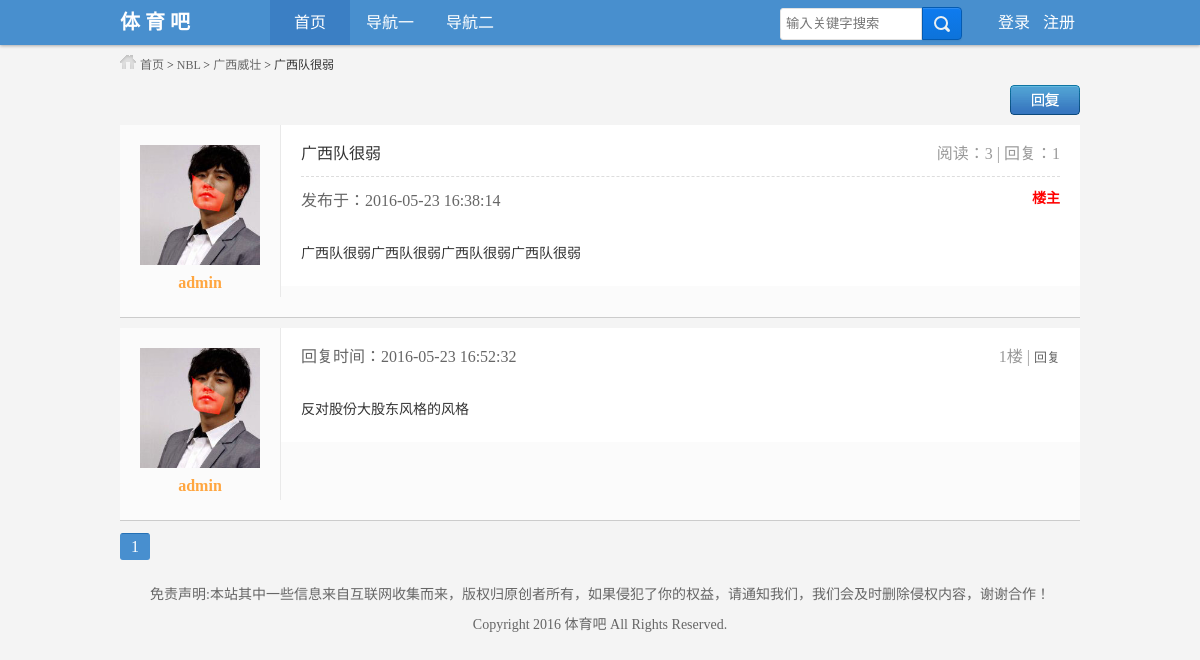
Screenshot of /show.php?cid=79 with the database file from the repository.
### tables this page shows
CREATE TABLE IF NOT EXISTS `ws_father_module` (
  `id` int(10) unsigned NOT NULL AUTO_INCREMENT COMMENT '唯一ID',
  `module_name` varchar(50) NOT NULL COMMENT '父版块名字',
  `sort` int(11) NOT NULL DEFAULT '0' COMMENT '排序',
  PRIMARY KEY (`id`)
);

CREATE TABLE IF NOT EXISTS `ws_son_module` (
  `id` int(10) unsigned NOT NULL AUTO_INCREMENT COMMENT '唯一id标识符',
  `father_module_id` int(10) unsigned NOT NULL COMMENT '所属父版块id',
  `module_name` varchar(50) NOT NULL COMMENT '子版块名称',
  `info` varchar(255) NOT NULL COMMENT '描述信息',
  `member_id` int(10) unsigned NOT NULL DEFAULT '0' COMMENT '是否为版主id',
  `sort` int(11) unsigned NOT NULL COMMENT '排序',
  PRIMARY KEY (`id`)
);

CREATE TABLE IF NOT EXISTS `ws_content` (
  `id` int(10) unsigned NOT NULL AUTO_INCREMENT COMMENT '唯一标识符',
  `module_id` int(11) NOT NULL COMMENT '所属子版块id',
  `title` varchar(30) NOT NULL COMMENT '标题',
  `content` text NOT NULL COMMENT '帖子内容',
  `time` datetime NOT NULL COMMENT '发帖时间',
  `member_id` int(11) NOT NULL COMMENT '会员id',
  `times` int(11) NOT NULL COMMENT '浏览次数',
  PRIMARY KEY (`id`)
);

CREATE TABLE IF NOT EXISTS `ws_member` (
  `id` int(10) unsigned NOT NULL AUTO_INCREMENT COMMENT '唯一id',
  `user` varchar(20) NOT NULL COMMENT '用户名',
  `pwd` varchar(40) NOT NULL COMMENT '密码',
  `sex` varchar(2) NOT NULL COMMENT '性别',
  `email` varchar(20) NOT NULL COMMENT '邮箱',
  `qq` varchar(11) NOT NULL COMMENT 'qq',
  `photo` varchar(255) NOT NULL COMMENT '头像',
  `register_time` datetime NOT NULL COMMENT '注册时间',
  `last_time` datetime NOT NULL COMMENT '最后登录时间',
  PRIMARY KEY (`id`)
);

CREATE TABLE IF NOT EXISTS `ws_reply` (
  `id` int(10) unsigned NOT NULL AUTO_INCREMENT COMMENT '唯一标识符',
  `content_id` int(10) unsigned NOT NULL COMMENT '帖子id',
  `quote_id` int(10) unsigned NOT NULL COMMENT '引用回复id',
  `content` text NOT NULL COMMENT '回复内容',
  `member_id` int(10) unsigned NOT NULL COMMENT '回复者id',
  `time` datetime NOT NULL COMMENT '回复时间',
  PRIMARY KEY (`id`)
);

### inc/mysql.func.php (called while the page is built, shortened)
<?php
    function execute($link, $sql){
        $result = mysqli_query($link, $sql);
        return $result;
    }
    function fetch_array($result){
        return mysqli_fetch_assoc($result);
    }
?>

### show.php (the view, shortened to what this page needs)
<?php
    $link = connect();
	$member_id = login_state($link);
    $sql_content = "select * from ws_content where id={$_GET['cid']}";
    $result_content = execute($link, $sql_content);
    $data_content = fetch_array($result_content);
    $data_content['title'] = htmlspecialchars($data_content['title']);
    $data_content['content'] = nl2br($data_content['content']);
    $sql_son = "select * from ws_son_module where id={$data_content['module_id']}";
    $result_son = execute($link, $sql_son);
    $data_son = fetch_array($result_son);
    $sql_father = "select * from ws_father_module where id={$data_son['father_module_id']}";
    $result_father = execute($link, $sql_father);
    $data_father = fetch_array($result_father);
    $sql_member = "select * from ws_member where id={$data_content['member_id']}";
    $result_member = execute($link, $sql_member);
    $data_member = fetch_array($result_member);
?>
<!DOCTYPE html>
<html lang="en">
<head>
	<link rel="stylesheet" href="style/public.css">
	<link rel="stylesheet" href="style/common.css">
	<link rel="stylesheet" href="style/show.css">
</head>
<body>
	<?php require_once 'inc/header.inc.php';?>
	<div id="position" class="auto">
	 <a href="index.php">首页</a> &gt; <a href="list_father.php?id=<?php echo $data_father['id'];?>"><?php echo $data_father['module_name'];?></a> &gt; <a href="list_son.php?id=<?php echo $data_son['id'];?>"><?php echo $data_son['module_name'];?></a> &gt; <?php echo $data_content['title'];?>
	</div>
	<div id="main" class="auto">
		<div class="wrap1">
			<?php
				$sql_sel = "select * from ws_reply where content_id={$_GET['cid']}";
				$result = execute($link, $sql_sel);
				$count = mysqli_num_rows($result);
				$page_size = 2;
		        $page = page($count, $page_size);
			?>
			<a class="btn reply" href="reply.php?cid=<?php echo $_GET['cid'];?>"></a>
		</div>
	<?php if($_GET['page'] == 1){?>
		<div class="wrapContent">
			<div class="left">
				<div class="face">
					<a href="member.php?mid=<?php echo $member_id?>">
						<img width="120" height="120" src="<?php if($data_member['photo'] != ''){echo $data_member['photo'];}else{echo "images/2374101_middle.jpg";} ?>" />
					</a>
				</div>
				<div class="name">
					<a href=""><?php echo $data_member['user']; ?></a>
				</div>
			</div>
			<div class="right">
				<div class="title">
					<h2><?php echo $data_content['title'];?></h2>
					<span>阅读：<?php echo $data_content['times'];?>&nbsp;|&nbsp;回复：<?php echo $count?></span>
				</div>
				<div class="pubdate">
					<span class="date">发布于：<?php echo $data_content['time'];?> </span>
					<span class="floor" style="color:red;font-size:14px;font-weight:bold;">楼主</span>
				</div>
				<div class="content">
					 <?php echo $data_content['content'];?>
				</div>
			</div>
		</div>
	<?php }?>
	<?php
		$sql_sel = "select wm.user,wm.photo,wr.member_id,wr.time,wr.content,wr.id,wr.quote_id from ws_reply wr,ws_member wm where wr.member_id=wm.id and wr.content_id={$_GET['cid']} order by id asc {$page['limit']}";
		$result_reply = execute($link, $sql_sel);
		$floor = ($_GET['page']-1)*$page_size+1;
		while ($data_reply = fetch_array($result_reply)) {
	?>
		<div class="wrapContent">
			<div class="left">
				<div class="face">
					<a href="member.php?mid=<?php echo $data_reply['member_id']?>">
						<img width="120" height="120" src="<?php if($data_reply['photo'] != ''){echo $data_reply['photo'];}else{echo "images/2374101_middle.jpg";} ?>" />
					</a>
				</div>
				<div class="name">
					<a href="member.php?mid=<?php echo $data_reply['id']?>"><?php echo $data_reply['user'];?></a>
				</div>
			</div>
			<div class="right">
				<div class="pubdate">
					<span class="date">回复时间：<?php echo $data_reply['time'];?></span>
					<span class="floor"><?php echo $floor++;?>楼&nbsp;|&nbsp;<a href="quote.php?cid=<?php echo $_GET['cid'];?>&quote_id=<?php echo $data_reply['id'];?>">回复</a></span>
				</div>
				<div class="content">
					<?php
						$data_reply['content'] = nl2br($data_reply['content']);
						echo $data_reply['content'];
					?>
				</div>
			</div>
		</div>
	<?php }?>
		<div class="wrap1">
			<div class="pages">
				<?php echo $page['html'];?>
			</div>
		</div>
	</div>
	<?php require_once 'inc/footer.inc.php';?>
</body>
</html>

### inc/header.inc.php (shortened to what this page needs)
<div class="header_wrap">
	<div id="header" class="auto">
		<div class="logo"><a href="index.php">体 育 吧</a></div>
		<ul class="list">
			<li><a class="curr" href="index.php">首页</a></li>
			<li><a href="#">导航一</a></li>
			<li><a href="#">导航二</a></li>
		</ul>
		<div class="login">
    		<form method="get" action="search.php">
                <input class="keyword" type="text" name="keywords" placeholder="输入关键字搜索" value="<?php if(isset($_GET['keywords'])){echo $_GET['keywords'];}?>" />
    	        <button class="submit" type="submit" name="button"><span class="bg_search"></span></button>
    	    </form>
    	    <?php
    	    if (isset($_COOKIE['ws']['user']) && isset($_COOKIE['ws']['pwd'])){
    	        echo "<a target='_blank' href='member.php?mid={$member_id}' style='right:-50px;'>欢迎您，{$_COOKIE['ws']['user']}</a>";
    	    }else {
    	        echo '<a class="signin" href="login.php">登录</a>';
    	        echo '<a class="register" href="register.php">注册</a>';
    	    }
    	    ?>
		</div>
	</div>
</div>
</body>
</html>

### inc/global.func.php (shortened to what this page needs)
<?php
    function login_state($link){
        if (isset($_COOKIE['ws']['user']) && isset($_COOKIE['ws']['pwd'])){
            $sql = "select * from ws_member where user='{$_COOKIE['ws']['user']}' and pwd='{$_COOKIE['ws']['pwd']}'";
            $result = execute($link, $sql);
            if (mysqli_num_rows($result) == 1) {
                $data = fetch_array($result);
                return $data['id'];
            }else{
                return false;
            }
        }else {
            return false;
        }
    }
    function page($count,$page_size,$num_btn=10,$page='page'){
        $page_num_all=ceil($count/$page_size);
        $start=($_GET[$page]-1)*$page_size;
        $limit="limit {$start},{$page_size}";
        $current_url=$_SERVER['REQUEST_URI'];
        $arr_current=parse_url($current_url);
        $current_path=$arr_current['path'];
        $url='';
        if(isset($arr_current['query'])){
            parse_str($arr_current['query'],$arr_query);
            unset($arr_query[$page]);
            if(empty($arr_query)){
                $url="{$current_path}?{$page}=";
            }else{
                $other=http_build_query($arr_query);
                $url="{$current_path}?{$other}&{$page}=";
            }
        }else{
            $url="{$current_path}?{$page}=";
        }
        $html=array();
        if($num_btn>=$page_num_all){
            for($i=1;$i<=$page_num_all;$i++){
                if($_GET[$page]==$i){
                    $html[$i]="<span>{$i}</span>";
                }else{
                    $html[$i]="<a href='{$url}{$i}'>{$i}</a>";
                }
            }
        }
        $html=implode(' ',$html);
        $data=array(
            'limit'=>$limit,
            'html'=>$html
        );
        return $data;
    }
?>

### inc/footer.inc.php
<div class="footer">
    <p>免责声明:本站其中一些信息来自互联网收集而来，版权归原创者所有，如果侵犯了你的权益，请通知我们，我们会及时删除侵权内容，谢谢合作！</p>
    <p>Copyright 2016 体育吧 All Rights Reserved.</p>
</div>

### style/public.css (style rules this page uses)
html, body, h1, h2, h3, h4, h5, h6, hr, p, blockquote, div, dl, dt, dd, ul, ol, li, pre, fieldset, lengend, button, input, textarea, th, td { margin: 0; padding: 0; }
body { background: #f4f4f4; color: #333; }
img { border: 0; }
em, strong, i, h1, h2, h3, h4, h5, h6 { font-style: normal; font-weight: normal; }
li { list-style: none; }
a { text-decoration: none; }
.footer { text-align: center; font-size: 14px; color: #666; margin-bottom: 20px; margin-top: 20px; }
.footer p { line-height: 30px; }

### style/common.css (style rules this page uses)
.header_wrap { width: 100%; background: #488fce; position: fixed; left: 0; top: 0; box-shadow: 0 1px 3px rgba(0, 0, 0, 0.3); height: 45px; z-index: 1000000; }
.header_wrap #header { height: 45px; line-height: 45px; }
.auto { width: 960px; margin: 0 auto; }
.header_wrap #header .logo { width: 150px; font-size: 20px; font-family: 'Microsoft Yahei'; font-weight: bold; color: #fff; float: left; }
.header_wrap #header .logo a { color:#fff; }
.header_wrap #header ul.list { float: left; width: 420px; }
.header_wrap #header ul.list li { float: left; line-height: 45px; text-align: center; }
.header_wrap #header ul.list li a { color: #fff; display: block; width: 70px; padding: 0 5px; }
.curr { background: #3b7fc4; }
.header_wrap #header .login { float: right; width: 300px; height: 45px; line-height: 45px; vertical-align:middle; position: relative; }
.header_wrap #header .login form { width: 100%; height: 100%; }
.header_wrap #header .login input.keyword { border: 1px solid #e2e2e2; width: 130px; height: 20px; padding: 5px; border-radius: 3px 0 0 3px; outline:none; }
.header_wrap #header .login button.submit { border: 0; width: 40px; height: 33px; cursor: pointer; position: absolute; top: 7px; outline: 0; margin-left:0px; background: #0e78e7; background: -webkit-linear-gradient(top,#0e7bef,#0d73da); background: linear-gradient(to bottom,#0e7bef,#0d73da); border: 1px solid #045bb2; border-top-right-radius: 4px; border-bottom-right-radius: 4px; box-shadow: 0 1px 2px rgba(0,0,0,.05),inset 0 1px 1px rgba(255,255,255,.15); box-sizing: border-box; }
.header_wrap #header .login button.submit .bg_search { width:100%; height: 100%; display: block; background: url("../images/sousuocu.png") no-repeat 50% 50%; }
.header_wrap #header .login a { display: inline-block; padding: 0 5px; color:#fff; position: absolute; top:0; }
.header_wrap #header .login .signin { right: 45px; }
.header_wrap #header .login .register { right: 0; }
.pages span { background-color: #f8f8f8; border-color: #c9c9c9 #bdbdbd #b0b0b0; border-image: none; border-radius: 3px; border-style: solid; border-width: 1px; color: #666666; display: inline-block; line-height: 13px; margin-right: 3px; padding: 6px 10px; padding-top: 6px; padding-right: 10px; padding-bottom: 6px; padding-left: 10px; text-decoration: none; background: #488fcf; border-color: #2470b5 #488fcf #488fcf; color: #fff; }

### rows the page displays
ws_father_module: module_name "NBL"
ws_son_module: module_name "广西威壮"
ws_content: title "广西队很弱", times "3", time "2016-05-23 16:38:14", content "广西队很弱广西队很弱广西队很弱广西队很弱"
ws_member: photo (picture), user "admin"
ws_reply: ws_member.photo (picture), ws_member.user "admin", time "2016-05-23 16:52:32", content "反对股份大股东风格的风格"

### other values shown
$count "1"
